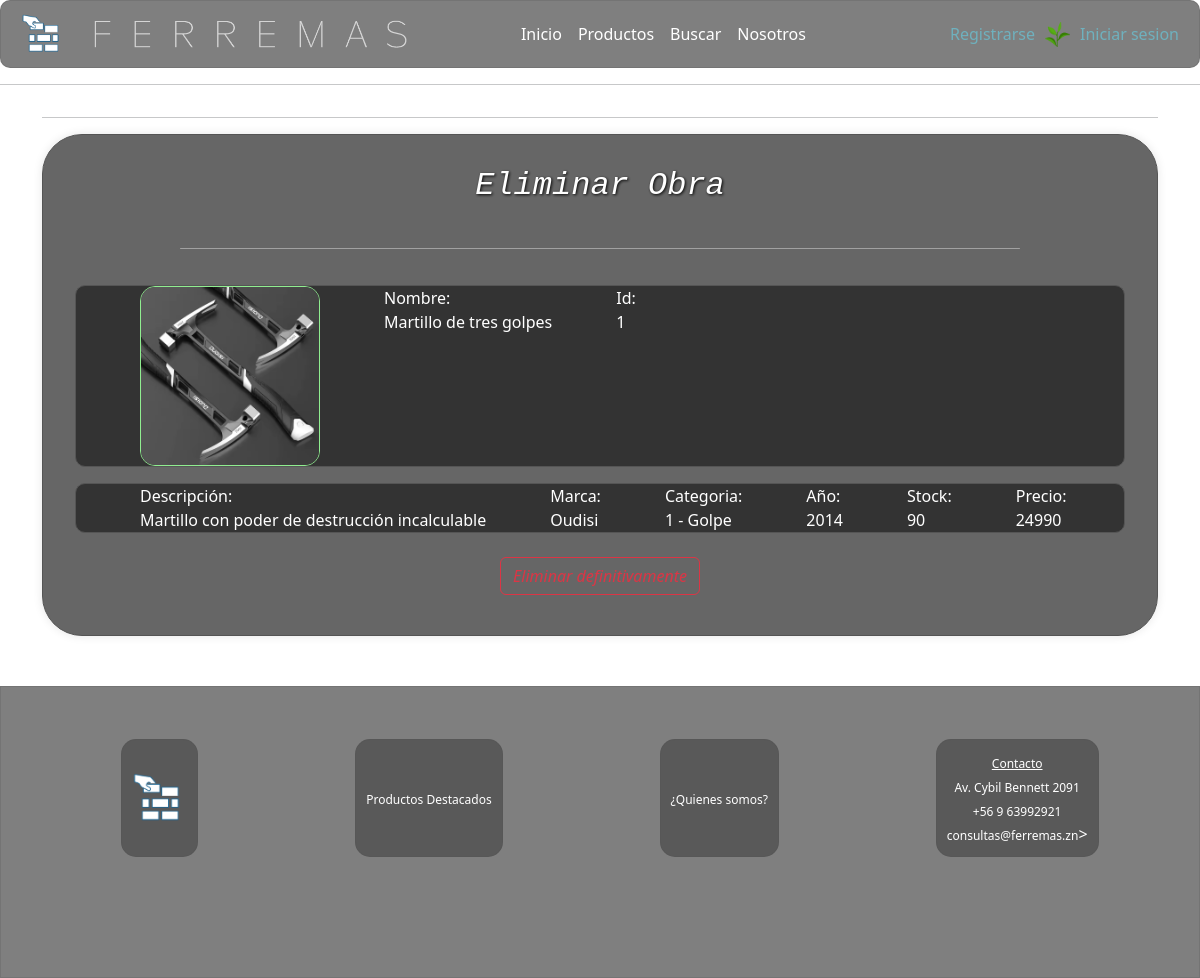
Page /eliminar/1/ on the committed database.
### core/models.py (models this page shows, shortened)
class Producto(models.Model):
    id=models.AutoField(primary_key=True, verbose_name='idProducto')
    nombre=models.CharField(max_length=50, verbose_name='Name der Arbeit')
    descripcion = models.TextField(verbose_name='Description', null=True, blank=True)
    marca=models.CharField(max_length=99, verbose_name='Markenname')
    anio=models.CharField(max_length=4, verbose_name='Jahr der Produkt')
    stock=models.IntegerField(verbose_name='Stock')
    categoria=models.ForeignKey('Categoria', on_delete=models.CASCADE, verbose_name='Kategorie')
    imagen=models.ImageField(upload_to="imagenes", null=True, verbose_name='Fotografie')
    precio=models.IntegerField(blank=True,null=True,verbose_name='Precio')
    estado=models.CharField(max_length=20, default='disponible', choices=(('disponible', 'disponible'), ('no disponible', 'no disponible')), verbose_name='Estado')
    ubicacion=models.CharField(max_length=255, null=True, blank=True, verbose_name='Ubicacion')

class Categoria(models.Model):
    idCategoria = models.IntegerField(primary_key=True, verbose_name='idCategoria')
    nombreCategoria= models.CharField(max_length=40, verbose_name='nombreCategoria')
    def __str__(self):
        return f" {self.idCategoria} - {self.nombreCategoria}"

### core/views.py (the view)
# urls.py: path('eliminar/<id>/',views.eliminar,name="eliminar"),
def eliminar(request, id):
    prod = get_object_or_404(Producto,id=id)
    if request.method=='POST':
        if 'elimina' in request.POST:   # boton que elimnina
            prod.delete() # elimina el objeto despues de confirmar
            return redirect('editar')
        else:
            return redirect ('editar')
    return render (request, 'eliminar.html',{'prod':prod})

### core/context_processor.py (called while the page is built, shortened)
def total_carrito(request):
    total=0
    return {'total_carrito':int(total)}

### core/templates/eliminar.html (shortened to what this page needs)
{% extends "base.html" %}
{% load static %}
{% block content %}
<div class="container">
    <hr>
    <div class="admire-container">
        <div class="form-title" style="margin-bottom: 15px;">
            <h2>Eliminar Obra</h2>
        </div>
        <span class="liner"></span>
        <form action="#" method="POST" enctype="multipart/form-data">
            <div class="admirePartEliminar">
                <div class="">
                    <a href="{% url 'admire' prod.id %}" >
                        <img src="{{ prod.imagen.url }}" class="card-image-top" style="height:15vw; border-radius: 15px; border:1px solid lightgreen">
                    </a>
                </div>
                <div>
                    Nombre:<br>{{ prod.nombre }}
                </div>
                <div>
                    Id:<br>{{ prod.id }}
                </div>
            </div>
            <div class="admirePartEliminar">
                <div>
                    Descripción:<br>{{ prod.descripcion }}
                </div>
                <div>
                    Marca:<br>{{ prod.marca }}
                </div>
                <div>
                    Categoria:<br>{{ prod.categoria }}
                </div>
                <div>
                    Año:<br>{{ prod.anio }}
                </div>
                <div>
                    Stock:<br>{{ prod.stock }}
                </div>
                <div>
                    Precio:<br>{{ prod.precio }}
                </div>
            </div>
            <div class="btn-center">
                <input type="submit" value="Eliminar definitivamente" name="elimina" class="btn btn-outline-danger">
            </div>
        </form>
    </div>
</div>
{% endblock %}

### core/static/css/mystyles.css (style rules this page uses)
body { background-image: url("../assets/img/fondo.png"); background-repeat: no-repeat; background-position: center; background-attachment: fixed; background-size: cover; display: flex; flex-direction: column; font-family: 'Ubuntu', "times new roman", times, roman, serif; }
.fade-in { animation: fadeIn 1s; -webkit-animation: fadeIn 1s; -moz-animation: fadeIn 1s; -o-animation: fadeIn 1s; -ms-animation: fadeIn 1s; }
.form-title { text-align: center; font-style: italic; color: rgb(255, 255, 255); text-shadow: 1px 1px 3px rgb(5, 5, 5); font-family: 'Courier New', Courier, monospace; }
.btn-outline-info, .btn-outline-warning, .btn-outline-danger { font-size: 2vh; font-style: italic; }
.btn-center { display:flex; justify-content: center; margin-top: 3vh; margin-bottom: 1vh; }
.liner { background-color: rgba(255, 255, 255, 0.384); width: 80%; height: 1px; border-radius: 1px; display: block; margin: 0 auto; margin-top: 20px; margin-bottom: 20px; }
.admire-container { display:flex; flex-direction: column; justify-content: space-around; padding: 4vh; border-radius: 40px; border: 1px solid #555; box-shadow: 0 0 10px rgba(0, 0, 0, 0.1); background-color: rgba(0, 0, 0, 0.6); }

### rows in the picture
Producto: imagen (picture), nombre "Martillo de tres golpes", id "1", descripcion "Martillo con poder de destrucción incalculable", marca "Oudisi", categoria "1 - Golpe", anio "2014", stock "90", precio "24990"
